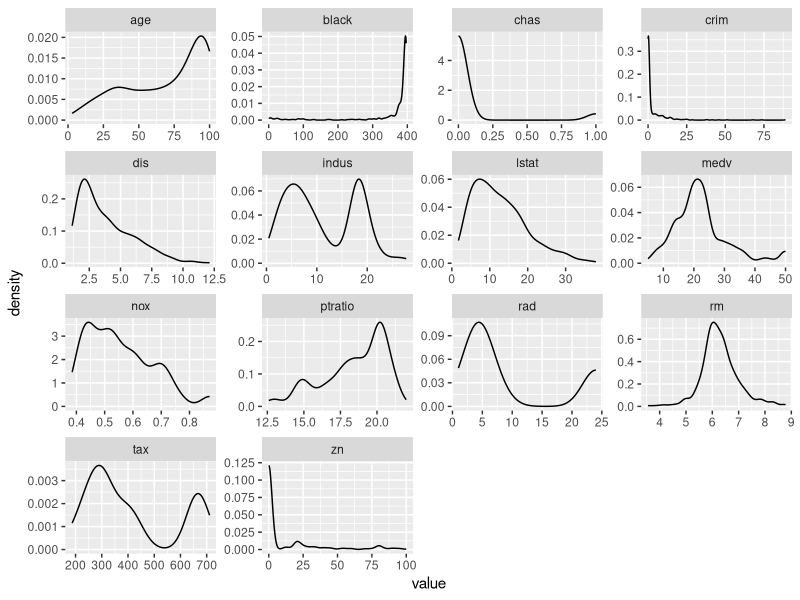
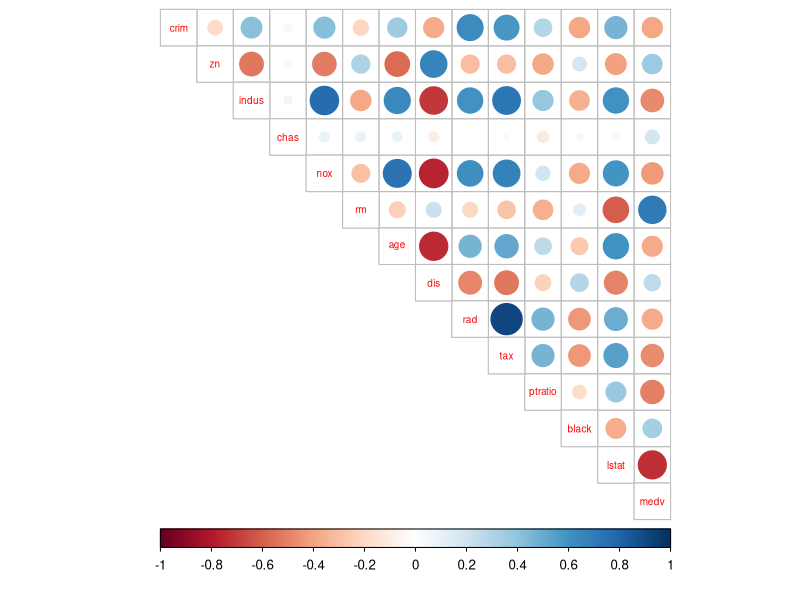

Write R code to recreate these figures, in order.
## ---- chunk 1

# access the MASS package
library(MASS)

# load the data
data("Boston")

# explore the dataset
str(Boston)

## ---- chunk 2

# print out the summary of the variables
summary(Boston)

## ---- chunk 3

# access the tidyverse libraries tidyr, dplyr, ggplot2
library(tidyr); library(dplyr); library(ggplot2);

# plot the distributions as densities
Boston %>% gather %>% ggplot(aes(value)) + facet_wrap("key", scales = "free") + geom_density()

## ---- chunk 4

# calculate the correlation matrix and round it
cor_matrix <- cor(Boston) %>% round(2)

# print the correlation matrix
cor_matrix

## ---- chunk 5

# visualize the correlation matrix
library(corrplot)
corrplot(cor_matrix, method="circle", type="upper", cl.pos="b", tl.pos = "d", tl.cex=0.6)

